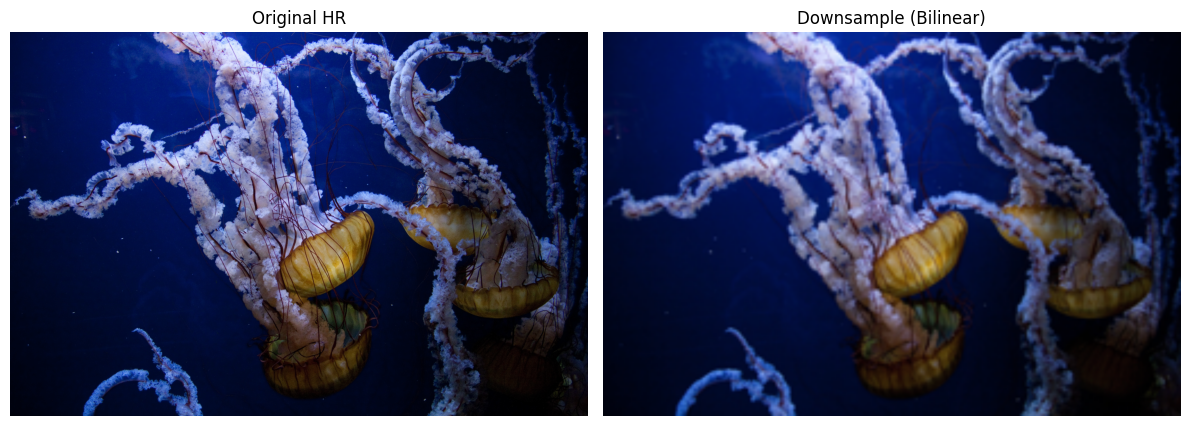
#> input picture Report_images/HR_vs_Downsample_interpolation_ bilinear.png, 1189 x 426 px, given as the content of the folder ni/Desktop/Thesis/super-resolution/dataset/Raw Data/high_res, which was not available
$ python u-net-vinillia.py
#> lines starting #> are read from the running program, lines starting #| are printed output that depends on the picture; pictures that were not available may be replaced by others from this repository, and a replacement may not be noted
#!/usr/bin/env python
# coding: utf-8

# ![Screenshot 2021-11-27 at 4.02.39 PM.png](attachment:130a46f2-9046-4106-b324-1983094c922f.png)

# In[ ]:


import os
import re
from scipy import ndimage, misc
from tqdm import tqdm
from tensorflow.keras.preprocessing.image import img_to_array


from skimage.transform import resize, rescale
import matplotlib.pyplot as plt
import numpy as np
np. random. seed(0)
import cv2 as cv2

import tensorflow as tf
from tensorflow.keras.layers import Input, Dense ,Conv2D,MaxPooling2D ,Dropout, Activation,BatchNormalization,MaxPool2D,Concatenate,Flatten, Lambda
from tensorflow.keras.layers import Conv2DTranspose, UpSampling2D, add
from tensorflow.keras.models import Model
from tensorflow.keras import regularizers
from tensorflow.keras.utils import plot_model
import tensorflow as tf
from tensorflow.keras.applications import VGG19

print(tf.__version__)


# ![Screenshot 2021-11-27 at 4.04.31 PM.png](attachment:8dcd3305-b356-4f8e-ba85-662cf89fbe62.png)

# In[26]:


# to get the files in proper order
def sorted_alphanumeric(data):
    convert = lambda text: int(text) if text.isdigit() else text.lower()
    alphanum_key = lambda key: [convert(c) for c in re.split('([0-9]+)',key)]
    return sorted(data,key = alphanum_key)
# defining the size of the image
SIZE = 256
high_img = []
path = '/Users/kunalnarwani/Desktop/Thesis/super-resolution/dataset/Raw Data/high_res'
files = os.listdir(path)
files = sorted_alphanumeric(files)
for i in tqdm(files):
    if i == '855.png':
        break
    else:
        img = cv2.imread(path + '/'+i,1)
#> img is the input picture: shape (426, 1189, 3); mean B, G, R 98.6, 65.6, 59.9
        # open cv reads images in BGR format so we have to convert it to RGB
        img = cv2.cvtColor(img, cv2.COLOR_BGR2RGB)
        #resizing image
        img = cv2.resize(img, (SIZE, SIZE))
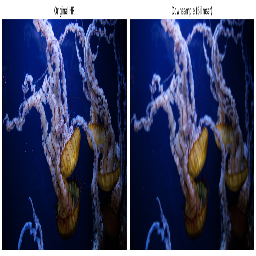
#> img: shape (256, 256, 3); mean R, G, B 59.7, 65.4, 98.4
        img = img.astype('float32') / 255.0
        high_img.append(img_to_array(img))
#> (this line was passed over: tensorflow is not available in this run)


low_img = []
path = '/Users/kunalnarwani/Desktop/Thesis/super-resolution/dataset/Raw Data/low_res'
files = os.listdir(path)
files = sorted_alphanumeric(files)
for i in tqdm(files):
    if i == '855.png':
        break
    else:
        img = cv2.imread(path + '/'+i,1)
        img = cv2.cvtColor(img, cv2.COLOR_BGR2RGB)
        #resizing image
        img = cv2.resize(img, (SIZE, SIZE))
        img = img.astype('float32') / 255.0
        low_img.append(img_to_array(img))
#> (this line was passed over: tensorflow is not available in this run)

train_high_image = high_img[:700]
#> train_high_image = []
train_low_image = low_img[:700]
#> train_low_image = []
train_high_image = np.reshape(train_high_image,(len(train_high_image),SIZE,SIZE,3))
#> train_high_image = empty array
train_low_image = np.reshape(train_low_image,(len(train_low_image),SIZE,SIZE,3))
#> train_low_image = empty array

validation_high_image = high_img[700:810]
#> validation_high_image = []
validation_low_image = low_img[700:810]
#> validation_low_image = []
validation_high_image= np.reshape(validation_high_image,(len(validation_high_image),SIZE,SIZE,3))
#> validation_high_image = empty array
validation_low_image = np.reshape(validation_low_image,(len(validation_low_image),SIZE,SIZE,3))
#> validation_low_image = empty array


test_high_image = high_img[810:]
#> test_high_image = []
test_low_image = low_img[810:]
#> test_low_image = []
test_high_image= np.reshape(test_high_image,(len(test_high_image),SIZE,SIZE,3))
#> test_high_image = empty array
test_low_image = np.reshape(test_low_image,(len(test_low_image),SIZE,SIZE,3))
#> test_low_image = empty array

print("Shape of training images:",train_high_image.shape)
#| Shape of training images: (0, 256, 256, 3)
print("Shape of test images:",test_high_image.shape)
#| Shape of test images: (0, 256, 256, 3)
print("Shape of validation images:",validation_high_image.shape)
#| Shape of validation images: (0, 256, 256, 3)


# # ARCITECTURE OF MODEL
#

# In[31]:


# [21 lines left out: functions conv_block, encoder_block, decoder_block, not called in this run]

def build_super_resolution_unet(input_shape=(256, 256, 3)):
#> (the run stopped early here; a loop or call above may not have finished)

$ run again, on Report_images/super_resolution.png
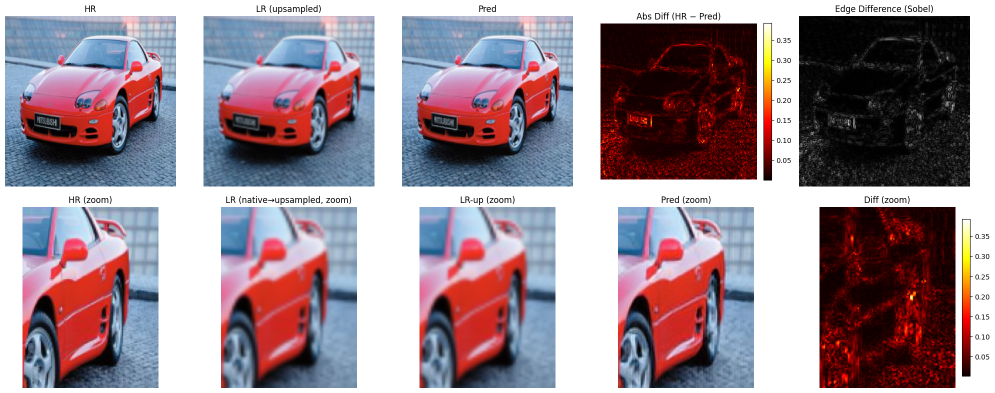
#> input picture Report_images/super_resolution.png, 1989 x 786 px, given as the content of the folder ni/Desktop/Thesis/super-resolution/dataset/Raw Data/high_res, which was not available (shown at 1/2 size)
#> img is the input picture: shape (786, 1989, 3); mean B, G, R 146.9, 138, 155.3
#> `img = cv2.resize(img, (SIZE, SIZE))`:
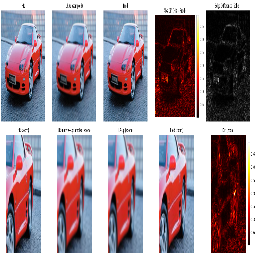
#> img: shape (256, 256, 3); mean R, G, B 155.3, 138, 146.9
#> `train_high_image = high_img[:700]`: train_high_image = []
#> `train_high_image = np.reshape(train_high_image,(len(train_high_image),..`: train_high_image = empty array
#> `validation_high_image = high_img[700:810]`: validation_high_image = []
#> `validation_high_image= np.reshape(validation_high_image,(len(validatio..`: validation_high_image = empty array
#> `test_high_image = high_img[810:]`: test_high_image = []
#> `test_high_image= np.reshape(test_high_image,(len(test_high_image),SIZE..`: test_high_image = empty array
#| Shape of training images: (0, 256, 256, 3)
#| Shape of test images: (0, 256, 256, 3)
#| Shape of validation images: (0, 256, 256, 3)
